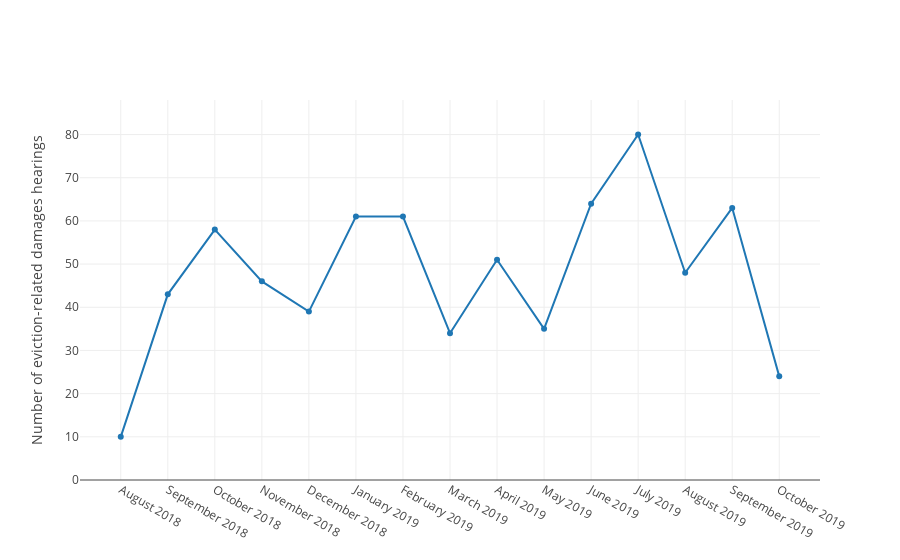

Here is the notebook cell this chart was saved with:
### Markdown cell above
## Eviction-related damages hearings as a function of time for all landlords

### Code cell
df_damages = filter_df(df, event='damages hearing')
df_damages = df_damages[df_damages['Case Number'].isin(df_evictions['Case Number'])]
df_damages_by_month = number_by_month(df_damages)
line_plot(df_damages_by_month.Month,
          df_damages_by_month.Count,
          xlabel=None,
          ylabel='Number of eviction-related damages hearings')

### Figure 1 — Plotly figure (JSON) as saved in the notebook; plotly's stock layout.template omitted (floating-point values rounded to 4 significant figures)
{"data": [{"type": "scatter", "uid": "e03315f8-c85f-11e9-836f-6c4008929994", "x": ["August 2018", "September 2018", "October 2018", "November 2018", "December 2018", "January 2019", "February 2019", "March 2019", "April 2019", "May 2019", "June 2019", "July 2019", "August 2019", "September 2019", "October 2019"], "y": [10, 43, 58, 46, 39, 61, 61, 34, 51, 35, 64, 80, 48, 63, 24]}], "layout": {"yaxis": {"range": [0, 88], "title": "Number of eviction-related damages hearings"}}}
